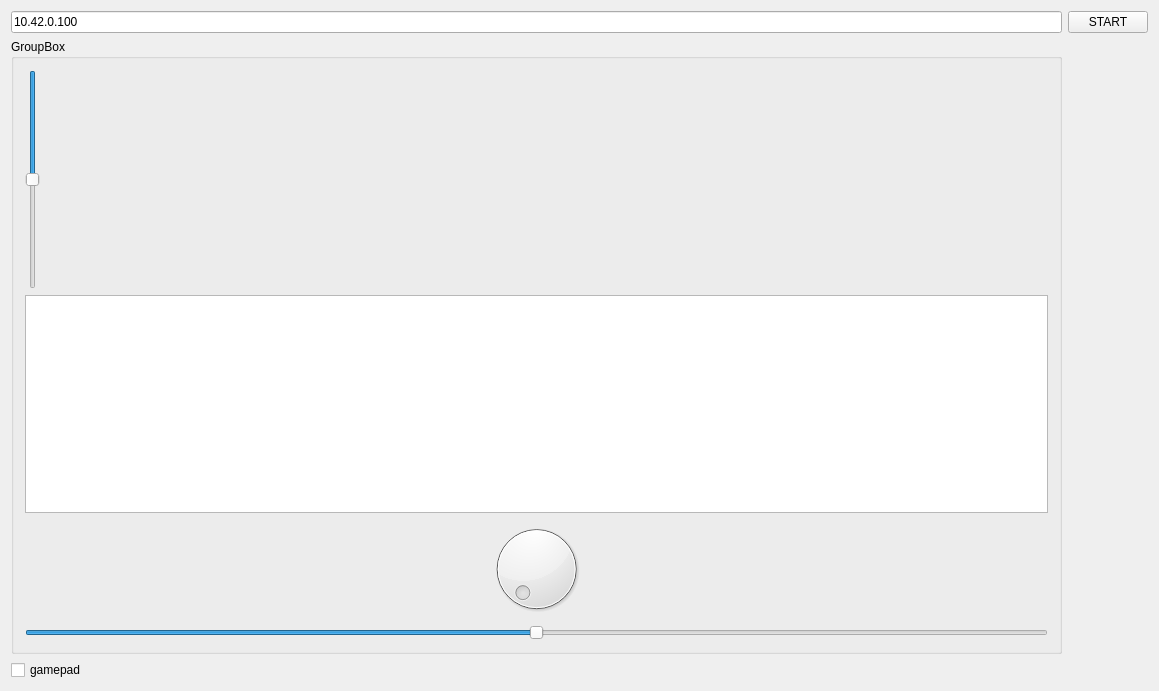
<?xml version="1.0" encoding="UTF-8"?>
<ui version="4.0">
 <class>MainWindow</class>
 <widget class="QMainWindow" name="MainWindow">
  <property name="geometry">
   <rect>
    <x>0</x>
    <y>0</y>
    <width>1159</width>
    <height>691</height>
   </rect>
  </property>
  <property name="windowTitle">
   <string>MainWindow</string>
  </property>
  <widget class="QWidget" name="centralWidget">
   <layout class="QGridLayout" name="gridLayout">
    <item row="0" column="1">
     <widget class="QPushButton" name="pushButton_OnOFF">
      <property name="text">
       <string>START</string>
      </property>
     </widget>
    </item>
    <item row="2" column="0">
     <widget class="QCheckBox" name="checkGamepad">
      <property name="text">
       <string>gamepad</string>
      </property>
     </widget>
    </item>
    <item row="0" column="0">
     <widget class="QLineEdit" name="lineEdit">
      <property name="minimumSize">
       <size>
        <width>0</width>
        <height>20</height>
       </size>
      </property>
      <property name="text">
       <string>10.42.0.100</string>
      </property>
     </widget>
    </item>
    <item row="1" column="0">
     <widget class="QGroupBox" name="groupBox">
      <property name="title">
       <string>GroupBox</string>
      </property>
      <layout class="QVBoxLayout" name="verticalLayout">
       <item>
        <widget class="QSlider" name="horizontalSliderY">
         <property name="minimum">
          <number>-32768</number>
         </property>
         <property name="maximum">
          <number>32768</number>
         </property>
         <property name="orientation">
          <enum>Qt::Vertical</enum>
         </property>
         <property name="invertedAppearance">
          <bool>true</bool>
         </property>
         <property name="invertedControls">
          <bool>false</bool>
         </property>
        </widget>
       </item>
       <item>
        <widget class="QPlainTextEdit" name="plainTextEdit"/>
       </item>
       <item>
        <widget class="QDial" name="dial">
         <property name="minimum">
          <number>1</number>
         </property>
         <property name="maximum">
          <number>10</number>
         </property>
        </widget>
       </item>
       <item>
        <widget class="QSlider" name="horizontalSliderX">
         <property name="minimum">
          <number>-32768</number>
         </property>
         <property name="maximum">
          <number>32768</number>
         </property>
         <property name="orientation">
          <enum>Qt::Horizontal</enum>
         </property>
        </widget>
       </item>
      </layout>
     </widget>
    </item>
   </layout>
  </widget>
 </widget>
 <layoutdefault spacing="6" margin="11"/>
 <resources/>
 <connections/>
</ui>
